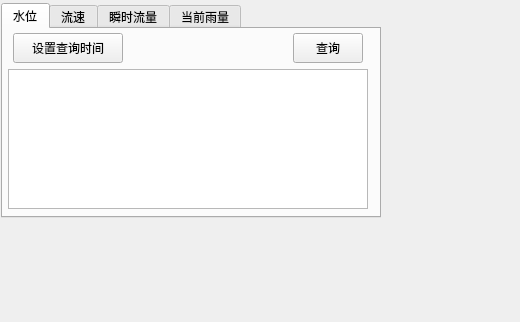
<?xml version="1.0" encoding="UTF-8"?>
<ui version="4.0">
 <class>history_widget</class>
 <widget class="QWidget" name="history_widget">
  <property name="geometry">
   <rect>
    <x>0</x>
    <y>0</y>
    <width>520</width>
    <height>322</height>
   </rect>
  </property>
  <property name="windowTitle">
   <string>Form</string>
  </property>
  <widget class="QTabWidget" name="tabWidget">
   <property name="geometry">
    <rect>
     <x>1</x>
     <y>3</y>
     <width>380</width>
     <height>215</height>
    </rect>
   </property>
   <property name="focusPolicy">
    <enum>Qt::NoFocus</enum>
   </property>
   <property name="styleSheet">
    <string notr="true">QWidget:focus {
    outline: none;
}</string>
   </property>
   <property name="currentIndex">
    <number>0</number>
   </property>
   <widget class="QWidget" name="tab_water">
    <attribute name="title">
     <string>水位</string>
    </attribute>
    <widget class="QPushButton" name="button_water_timestart">
     <property name="geometry">
      <rect>
       <x>10</x>
       <y>4</y>
       <width>110</width>
       <height>30</height>
      </rect>
     </property>
     <property name="focusPolicy">
      <enum>Qt::NoFocus</enum>
     </property>
     <property name="text">
      <string>设置查询时间</string>
     </property>
    </widget>
    <widget class="QLabel" name="label_date_water">
     <property name="geometry">
      <rect>
       <x>130</x>
       <y>7</y>
       <width>110</width>
       <height>25</height>
      </rect>
     </property>
     <property name="font">
      <font>
       <family>Times New Roman</family>
      </font>
     </property>
     <property name="text">
      <string/>
     </property>
     <property name="alignment">
      <set>Qt::AlignLeading|Qt::AlignLeft|Qt::AlignVCenter</set>
     </property>
    </widget>
    <widget class="QPushButton" name="button_water_determine">
     <property name="geometry">
      <rect>
       <x>290</x>
       <y>4</y>
       <width>70</width>
       <height>30</height>
      </rect>
     </property>
     <property name="focusPolicy">
      <enum>Qt::NoFocus</enum>
     </property>
     <property name="text">
      <string>查询</string>
     </property>
    </widget>
    <widget class="QTableView" name="tableView_water">
     <property name="geometry">
      <rect>
       <x>5</x>
       <y>40</y>
       <width>360</width>
       <height>140</height>
      </rect>
     </property>
     <property name="font">
      <font>
       <family>Times New Roman</family>
       <pointsize>9</pointsize>
      </font>
     </property>
    </widget>
   </widget>
   <widget class="QWidget" name="tab_flow_speed">
    <attribute name="title">
     <string>流速</string>
    </attribute>
    <widget class="QPushButton" name="button_flow_speed_determine">
     <property name="geometry">
      <rect>
       <x>290</x>
       <y>4</y>
       <width>70</width>
       <height>30</height>
      </rect>
     </property>
     <property name="focusPolicy">
      <enum>Qt::NoFocus</enum>
     </property>
     <property name="text">
      <string>查询</string>
     </property>
    </widget>
    <widget class="QLabel" name="label_date_flow_speed">
     <property name="geometry">
      <rect>
       <x>130</x>
       <y>7</y>
       <width>110</width>
       <height>25</height>
      </rect>
     </property>
     <property name="font">
      <font>
       <family>Times New Roman</family>
      </font>
     </property>
     <property name="text">
      <string/>
     </property>
    </widget>
    <widget class="QPushButton" name="button_flow_speed_timestart">
     <property name="geometry">
      <rect>
       <x>10</x>
       <y>4</y>
       <width>110</width>
       <height>30</height>
      </rect>
     </property>
     <property name="focusPolicy">
      <enum>Qt::NoFocus</enum>
     </property>
     <property name="text">
      <string>设置查询时间</string>
     </property>
    </widget>
    <widget class="QTableView" name="tableView_flow_speed">
     <property name="geometry">
      <rect>
       <x>5</x>
       <y>40</y>
       <width>360</width>
       <height>140</height>
      </rect>
     </property>
     <property name="font">
      <font>
       <family>Times New Roman</family>
       <pointsize>9</pointsize>
      </font>
     </property>
    </widget>
   </widget>
   <widget class="QWidget" name="tab_flow_now">
    <attribute name="title">
     <string>瞬时流量</string>
    </attribute>
    <widget class="QPushButton" name="button_flow_now_timestart">
     <property name="geometry">
      <rect>
       <x>10</x>
       <y>4</y>
       <width>110</width>
       <height>30</height>
      </rect>
     </property>
     <property name="focusPolicy">
      <enum>Qt::NoFocus</enum>
     </property>
     <property name="text">
      <string>设置查询时间</string>
     </property>
    </widget>
    <widget class="QLabel" name="label_date_flow_now">
     <property name="geometry">
      <rect>
       <x>130</x>
       <y>7</y>
       <width>110</width>
       <height>25</height>
      </rect>
     </property>
     <property name="font">
      <font>
       <family>Times New Roman</family>
      </font>
     </property>
     <property name="text">
      <string/>
     </property>
    </widget>
    <widget class="QPushButton" name="button_flow_now_determine">
     <property name="geometry">
      <rect>
       <x>290</x>
       <y>4</y>
       <width>70</width>
       <height>30</height>
      </rect>
     </property>
     <property name="focusPolicy">
      <enum>Qt::NoFocus</enum>
     </property>
     <property name="text">
      <string>查询</string>
     </property>
    </widget>
    <widget class="QTableView" name="tableView_flow_now">
     <property name="geometry">
      <rect>
       <x>5</x>
       <y>40</y>
       <width>360</width>
       <height>140</height>
      </rect>
     </property>
     <property name="font">
      <font>
       <family>Times New Roman</family>
       <pointsize>9</pointsize>
      </font>
     </property>
    </widget>
   </widget>
   <widget class="QWidget" name="tab_rain_now">
    <attribute name="title">
     <string>当前雨量</string>
    </attribute>
    <widget class="QTableView" name="tableView_rain_now">
     <property name="geometry">
      <rect>
       <x>5</x>
       <y>40</y>
       <width>360</width>
       <height>140</height>
      </rect>
     </property>
     <property name="font">
      <font>
       <family>Times New Roman</family>
       <pointsize>9</pointsize>
      </font>
     </property>
    </widget>
    <widget class="QPushButton" name="button_rain_now_timestart">
     <property name="geometry">
      <rect>
       <x>10</x>
       <y>4</y>
       <width>110</width>
       <height>30</height>
      </rect>
     </property>
     <property name="focusPolicy">
      <enum>Qt::NoFocus</enum>
     </property>
     <property name="text">
      <string>设置查询时间</string>
     </property>
    </widget>
    <widget class="QLabel" name="label_date_rain_now">
     <property name="geometry">
      <rect>
       <x>130</x>
       <y>7</y>
       <width>110</width>
       <height>25</height>
      </rect>
     </property>
     <property name="font">
      <font>
       <family>Times New Roman</family>
      </font>
     </property>
     <property name="text">
      <string/>
     </property>
    </widget>
    <widget class="QPushButton" name="button_rain_now_determine">
     <property name="geometry">
      <rect>
       <x>290</x>
       <y>4</y>
       <width>70</width>
       <height>30</height>
      </rect>
     </property>
     <property name="focusPolicy">
      <enum>Qt::NoFocus</enum>
     </property>
     <property name="text">
      <string>查询</string>
     </property>
    </widget>
   </widget>
  </widget>
 </widget>
 <resources/>
 <connections/>
</ui>
